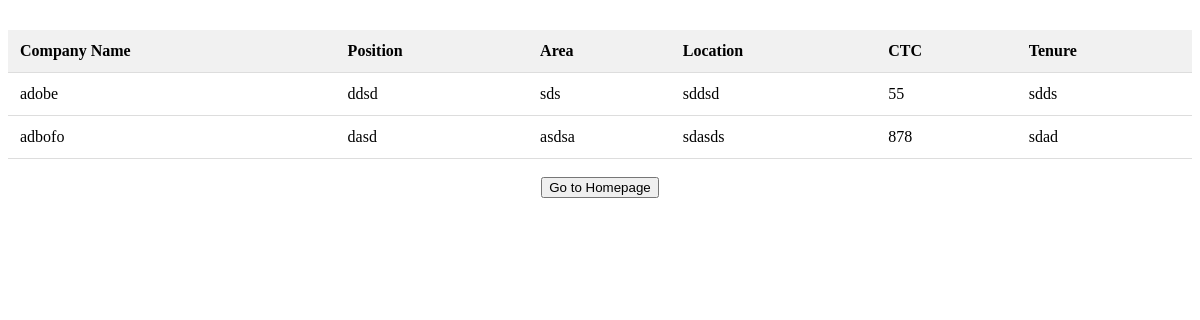
The app's page /project/alumlogin/work.php (signed in) with its own data.
### tables this page shows
CREATE TABLE `alumniwork` (
  `email` varchar(100) NOT NULL,
  `company` text NOT NULL,
  `ctc` int(11) NOT NULL,
  `tenure` text NOT NULL,
  `area` text NOT NULL,
  `position` text NOT NULL,
  `location` text NOT NULL
);

### project/alumlogin/work.php (the view, shortened to what this page needs)
<!DOCTYPE html>
<html lang="en">
<head>
</head>
<body>
    <?php
    include 'connection.php';
    $email = $_SESSION['email'];
    echo "
<table style='width:100%'>
<tr>
  <th>Company Name</th>
  <th>Position</th>
  <th>Area</th>
  <th>Location</th>
  <th>CTC</th>
  <th>Tenure</th>
</tr>
";
    $query = "select * from alumniwork where email='$email'";
    $result = mysqli_query($connect, $query);
    while ($row = mysqli_fetch_array($result, MYSQLI_ASSOC)) {
        $show = true;
        if ($show == true) {
            echo "
        <tr>
        <td>$row[company]</td>
        <td>$row[position]</td>
        <td>$row[area]</td>
        <td>$row[location]</td>
        <td>$row[ctc]</td>
        <td>$row[tenure]</td>
        </tr>
      ";
        }
    }
    echo "</table>";
    ?>
    <br>
    <center>
        <button onclick=location.href='http://localhost/project/alumlogin/alumnihomepage.php' type='button'>Go to Homepage</button>
    </center>
</body>
</html>

### project/alumlogin/work.php (style rules this page uses)
table { border-collapse: collapse; width: 100%; margin-top: 30px; }
th, td { padding: 12px; text-align: left; border-bottom: 1px solid #ddd; transition: all 0.3s ease; }
th { background-color: #f1f1f1; font-weight: bold; }

### records on screen
alumniwork: company "adobe", position "ddsd", area "sds", location "sddsd", ctc "55", tenure "sdds"
alumniwork: company "adbofo", position "dasd", area "asdsa", location "sdasds", ctc "878", tenure "sdad"
